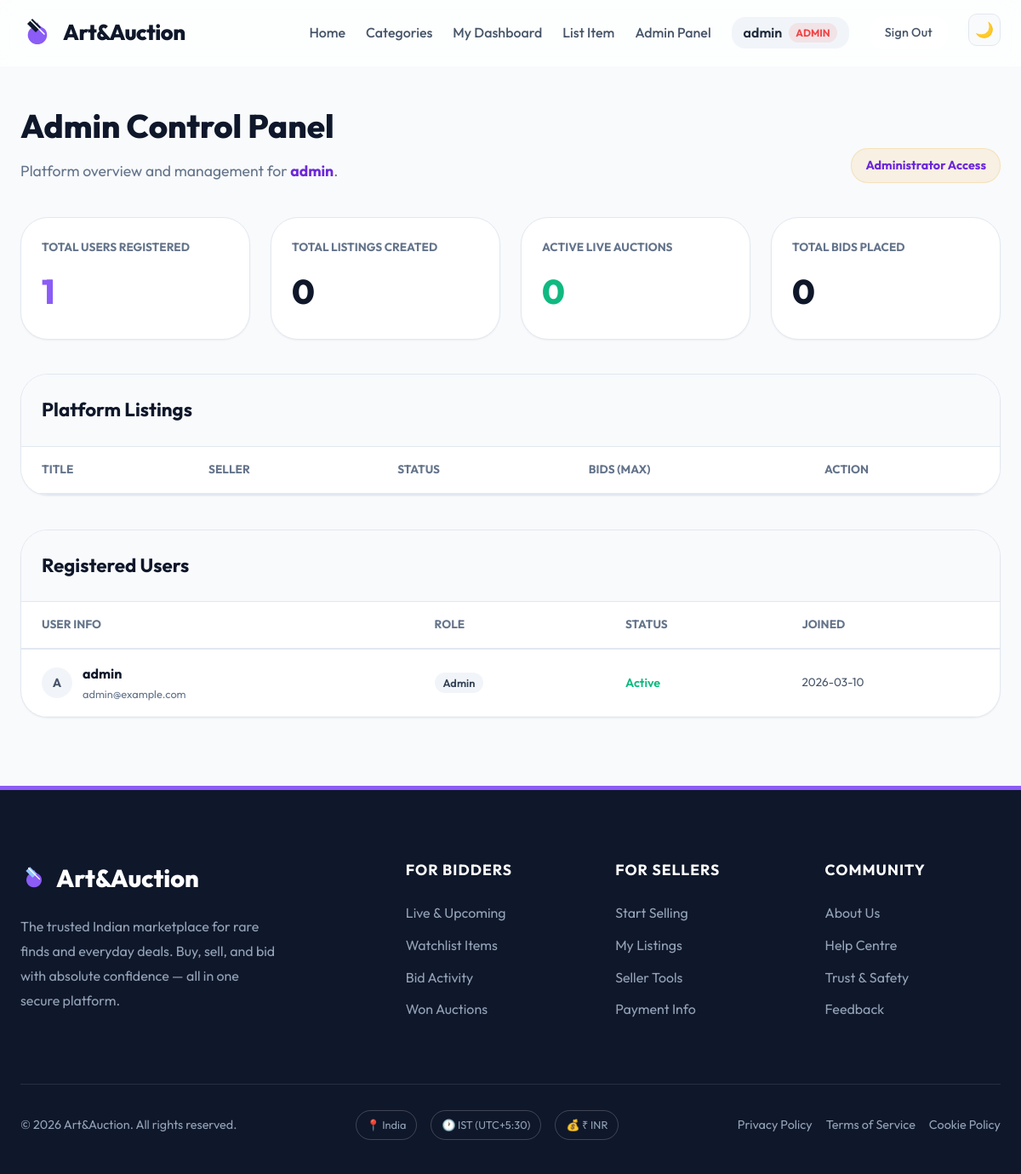
Screenshot of /admin-panel (signed in) with the database file from the repository.
### tables this page shows
CREATE TABLE users (
    id          INTEGER PRIMARY KEY AUTOINCREMENT,
    username    TEXT    NOT NULL UNIQUE,
    email       TEXT    NOT NULL UNIQUE,
    password    TEXT    NOT NULL,
    role        TEXT    NOT NULL DEFAULT 'bidder',   -- admin | seller | bidder
    is_banned   INTEGER NOT NULL DEFAULT 0,
    created_at  TEXT    NOT NULL DEFAULT (datetime('now'))
);

### app.py (the view, shortened to what this page needs)
@app.route('/admin-panel')
def admin_panel():
    if not g.user or g.user.role != 'admin':
        flash('Access denied.', 'danger')
        return redirect(url_for('index'))
    stats = {}
    stats['total_users'] = db_execute('SELECT COUNT(*) as c FROM users').fetchone()['c']
    stats['total_auctions'] = db_execute('SELECT COUNT(*) as c FROM auctions').fetchone()['c']
    stats['active_auctions'] = db_execute("SELECT COUNT(*) as c FROM auctions WHERE status = 'live'").fetchone()['c']
    stats['total_bids'] = db_execute('SELECT COUNT(*) as c FROM bids').fetchone()['c']
    users = db_execute('SELECT * FROM users ORDER BY created_at DESC').fetchall()
    auctions = []
    rows = db_execute('''
        SELECT a.*, u.username as seller_name
        FROM auctions a
        JOIN users u ON a.seller_id = u.id
        ORDER BY a.created_at DESC
    ''').fetchall()
    return render_template('admin_panel.html', stats=stats, users=users, auctions=auctions)

### app.py (called while the page is built)
def _use_postgres():
    return bool(app.config.get('DATABASE_URL'))

def get_db():
    db = getattr(g, '_database', None)
    if db is None:
        if _use_postgres():
            import psycopg2
            import psycopg2.extras
            db_url = app.config['DATABASE_URL']
            conn = psycopg2.connect(db_url)
            conn.autocommit = False
            db = g._database = conn
        else:
            import sqlite3
            conn = sqlite3.connect(app.config['DATABASE'])
            conn.execute("PRAGMA journal_mode=WAL")
            conn.execute("PRAGMA synchronous=NORMAL")
            conn.row_factory = sqlite3.Row
            db = g._database = conn
    return db

def db_execute(query, params=()):
    conn = get_db()
    if _use_postgres():
        import psycopg2.extras
        pg_query = query.replace('?', '%s')
        cur = conn.cursor(cursor_factory=psycopg2.extras.RealDictCursor)
        cur.execute(pg_query, params)
        return cur
    else:
        return conn.execute(query, params)

@app.teardown_appcontext
def close_connection(exception):
    db = getattr(g, '_database', None)
    if db is not None:
        db.close()

@app.before_request
def load_logged_in_user():
    user_id = session.get('user_id')
    if user_id is None:
        g.user = None
    else:
        row = db_execute('SELECT * FROM users WHERE id = ?', (user_id,)).fetchone()
        if row:
            g.user = User(id=row['id'], username=row['username'],
                          email=row['email'], role=row['role'])
        else:
            g.user = None

@app.context_processor
def inject_user():
    return dict(current_user=g.user)

### templates/admin_panel.html (shortened to what this page needs)
{% extends 'base.html' %}
{% block content %}
<div class="container" style="padding-top: 40px; padding-bottom: 80px;" data-aos="fade-up">
    <div style="display: flex; justify-content: space-between; align-items: flex-end; margin-bottom: 40px;">
        <div>
            <h1 style="font-size: 2.4rem; font-weight: 800; color: var(--secondary);">Admin Control Panel</h1>
            <p style="color: var(--gray-500); font-size: 1.1rem; margin-top: 8px;">
                Platform overview and management for <span style="font-weight: 700; color: var(--primary-dark);">{{
                    current_user.username }}</span>.
            </p>
        </div>
        <div
            style="background: rgba(245, 158, 11, 0.1); color: var(--primary-dark); padding: 8px 16px; border-radius: 20px; font-weight: 700; font-size: 0.9rem; border: 1px solid rgba(245, 158, 11, 0.2);">
            Administrator Access
        </div>
    </div>
    <div
        style="display: grid; grid-template-columns: repeat(auto-fit, minmax(200px, 1fr)); gap: 24px; margin-bottom: 40px;">
        <div style="background: var(--white); padding: 24px; border-radius: var(--radius-lg); border: 1px solid var(--gray-200); box-shadow: var(--shadow-sm); transition: transform 0.3s;"
            onmouseover="this.style.transform='translateY(-5px)'" onmouseout="this.style.transform='none'">
            <div
                style="color: var(--gray-500); font-weight: 700; font-size: 0.85rem; text-transform: uppercase; margin-bottom: 8px;">
                Total Users Registered</div>
            <div style="font-size: 2.5rem; font-weight: 800; color: var(--primary);">{{ stats.total_users }}</div>
        </div>
        <div style="background: var(--white); padding: 24px; border-radius: var(--radius-lg); border: 1px solid var(--gray-200); box-shadow: var(--shadow-sm); transition: transform 0.3s;"
            onmouseover="this.style.transform='translateY(-5px)'" onmouseout="this.style.transform='none'">
            <div
                style="color: var(--gray-500); font-weight: 700; font-size: 0.85rem; text-transform: uppercase; margin-bottom: 8px;">
                Total Listings Created</div>
            <div style="font-size: 2.5rem; font-weight: 800; color: var(--secondary);">{{ stats.total_auctions }}</div>
        </div>
        <div style="background: var(--white); padding: 24px; border-radius: var(--radius-lg); border: 1px solid var(--gray-200); box-shadow: var(--shadow-sm); transition: transform 0.3s;"
            onmouseover="this.style.transform='translateY(-5px)'" onmouseout="this.style.transform='none'">
            <div
                style="color: var(--gray-500); font-weight: 700; font-size: 0.85rem; text-transform: uppercase; margin-bottom: 8px;">
                Active Live Auctions</div>
            <div style="font-size: 2.5rem; font-weight: 800; color: var(--success);">{{ stats.active_auctions }}</div>
        </div>
        <div style="background: var(--white); padding: 24px; border-radius: var(--radius-lg); border: 1px solid var(--gray-200); box-shadow: var(--shadow-sm); transition: transform 0.3s;"
            onmouseover="this.style.transform='translateY(-5px)'" onmouseout="this.style.transform='none'">
            <div
                style="color: var(--gray-500); font-weight: 700; font-size: 0.85rem; text-transform: uppercase; margin-bottom: 8px;">
                Total Bids Placed</div>
            <div style="font-size: 2.5rem; font-weight: 800; color: var(--gray-900);">{{ stats.total_bids }}</div>
        </div>
    </div>
    <div style="display: grid; grid-template-columns: 1fr; gap: 40px;">
        <div
            style="background: var(--white); border-radius: var(--radius-lg); border: 1px solid var(--gray-200); overflow: hidden; box-shadow: var(--shadow-sm);">
            <div style="padding: 24px; border-bottom: 1px solid var(--gray-200); background: var(--gray-50);">
                <h2 style="font-size: 1.4rem; font-weight: 700; margin: 0; color: var(--gray-900);">Platform Listings
                </h2>
            </div>
            <div style="overflow-x: auto; max-height: 500px; overflow-y: auto;">
                <table style="width: 100%; border-collapse: collapse; text-align: left;">
                    <thead style="position: sticky; top: 0; background: var(--white); z-index: 1;">
                        <tr
                            style="border-bottom: 2px solid var(--gray-200); color: var(--gray-500); font-size: 0.85rem; text-transform: uppercase;">
                            <th style="padding: 16px 24px; font-weight: 700;">Title</th>
                            <th style="padding: 16px 24px; font-weight: 700;">Seller</th>
                            <th style="padding: 16px 24px; font-weight: 700;">Status</th>
                            <th style="padding: 16px 24px; font-weight: 700;">Bids (Max)</th>
                            <th style="padding: 16px 24px; font-weight: 700;">Action</th>
                        </tr>
                    </thead>
                </table>
            </div>
        </div>
        <div
            style="background: var(--white); border-radius: var(--radius-lg); border: 1px solid var(--gray-200); overflow: hidden; box-shadow: var(--shadow-sm);">
            <div style="padding: 24px; border-bottom: 1px solid var(--gray-200); background: var(--gray-50);">
                <h2 style="font-size: 1.4rem; font-weight: 700; margin: 0; color: var(--gray-900);">Registered Users
                </h2>
            </div>
            <div style="overflow-x: auto; max-height: 400px; overflow-y: auto;">
                <table style="width: 100%; border-collapse: collapse; text-align: left;">
                    <thead style="position: sticky; top: 0; background: var(--white); z-index: 1;">
                        <tr
                            style="border-bottom: 2px solid var(--gray-200); color: var(--gray-500); font-size: 0.85rem; text-transform: uppercase;">
                            <th style="padding: 16px 24px; font-weight: 700;">User Info</th>
                            <th style="padding: 16px 24px; font-weight: 700;">Role</th>
                            <th style="padding: 16px 24px; font-weight: 700;">Status</th>
                            <th style="padding: 16px 24px; font-weight: 700;">Joined</th>
                        </tr>
                    </thead>
                    <tbody>
                        {% for u in users %}
                        <tr style="border-bottom: 1px solid var(--gray-100);">
                            <td style="padding: 16px 24px;">
                                <div style="display: flex; align-items: center; gap: 12px;">
                                    <div
                                        style="width: 36px; height: 36px; border-radius: 50%; background: var(--gray-100); display: flex; align-items: center; justify-content: center; font-weight: 700; font-size: 0.9rem; color: var(--gray-600);">
                                        {{ u.username[0] | upper }}
                                    </div>
                                    <div>
                                        <div style="font-weight: 700; color: var(--gray-900);">{{ u.username }}</div>
                                        <div style="font-size: 0.8rem; color: var(--gray-500);">{{ u.email }}</div>
                                    </div>
                                </div>
                            </td>
                            <td style="padding: 16px 24px;">
                                <span
                                    style="background: var(--gray-100); padding: 4px 10px; border-radius: 12px; font-size: 0.8rem; font-weight: 600; color: var(--gray-700);">
                                    {{ u.role | capitalize }}
                                </span>
                            </td>
                            <td style="padding: 16px 24px;">
                                {% if u.is_banned %}
                                <span style="color: var(--danger); font-weight: 600; font-size: 0.9rem;">Banned</span>
                                {% else %}
                                <span style="color: var(--success); font-weight: 600; font-size: 0.9rem;">Active</span>
                                {% endif %}
                            </td>
                            <td style="padding: 16px 24px; font-size: 0.85rem; color: var(--gray-600);">
                                {{ u.created_at.split(' ')[0] if u.created_at else 'N/A' }}
                            </td>
                        </tr>
                        {% endfor %}
                    </tbody>
                </table>
            </div>
        </div>
    </div>
</div>
{% endblock %}

### templates/base.html (shortened to what this page needs)
<!DOCTYPE html>
<html lang="en" data-theme="light">
<head>
    <link rel="stylesheet" href="https://cdnjs.cloudflare.com/ajax/libs/aos/2.3.4/aos.css" />
    <link rel="stylesheet" href="{{ url_for('static', filename='style.css') }}">
</head>
<body>
    <nav class="navbar" id="navbar">
        <div class="container nav-container">
            <a href="{{ url_for('index') }}" class="nav-brand">
                Art&Auction
            </a>
            <ul class="nav-links" id="navLinks">
                <li><a href="{{ url_for('index') }}">Home</a></li>
                <li><a href="{{ url_for('index') }}#categories">Categories</a></li>
                {% if current_user %}
                <li><a href="{{ url_for('dashboard') }}">My Dashboard</a></li>
                {% if current_user.role in ('seller', 'admin') %}
                <li><a href="{{ url_for('create_auction') }}">List Item</a></li>
                {% endif %}
                {% if current_user.role == 'admin' %}
                <li><a href="{{ url_for('admin_panel') }}">Admin Panel</a></li>
                {% endif %}
                <li class="nav-user">
                    <span class="nav-username">{{ current_user.username }}</span>
                    <span class="role-badge role-{{ current_user.role }}">{{ current_user.role }}</span>
                </li>
                <li><a href="{{ url_for('logout') }}" class="btn btn-outline btn-sm">Sign Out</a></li>
                {% else %}
                <li><a href="{{ url_for('login') }}" class="btn btn-outline btn-sm">Sign In</a></li>
                <li><a href="{{ url_for('register') }}" class="btn btn-primary btn-sm">Get Started</a></li>
                {% endif %}
                <li>
                    <button class="theme-toggle" id="themeToggle" aria-label="Toggle dark mode" title="Toggle theme">
                        <span class="theme-icon-light">🌙</span>
                    </button>
                </li>
            </ul>
        </div>
    </nav>
    <main class="main-content">
        {% block content %}{% endblock %}
    </main>
    <footer class="footer-advanced">
        <div class="container">
            <div class="footer-grid">
                <div>
                    <a href="{{ url_for('index') }}" class="footer-brand">
                        Art&Auction
                    </a>
                    <p class="footer-desc">The trusted Indian marketplace for rare finds and everyday deals. Buy, sell,
                        and bid with absolute confidence — all in one secure platform.</p>
                </div>
                <div>
                    <h4 class="footer-heading">For Bidders</h4>
                    <ul class="footer-links">
                        <li><a href="{{ url_for('index') }}?status=live">Live & Upcoming</a></li>
                        <li><a href="{{ url_for('dashboard') }}">Watchlist Items</a></li>
                        <li><a href="{{ url_for('dashboard') }}">Bid Activity</a></li>
                        <li><a href="{{ url_for('dashboard') }}">Won Auctions</a></li>
                    </ul>
                </div>
                <div>
                    <h4 class="footer-heading">For Sellers</h4>
                    <ul class="footer-links">
                        <li><a href="{{ url_for('create_auction') }}">Start Selling</a></li>
                        <li><a href="{{ url_for('dashboard') }}">My Listings</a></li>
                        <li><a href="{{ url_for('dashboard') }}">Seller Tools</a></li>
                        <li><a href="#">Payment Info</a></li>
                    </ul>
                </div>
                <div>
                    <h4 class="footer-heading">Community</h4>
                    <ul class="footer-links">
                        <li><a href="#">About Us</a></li>
                        <li><a href="#">Help Centre</a></li>
                        <li><a href="#">Trust & Safety</a></li>
                        <li><a href="#">Feedback</a></li>
                    </ul>
                </div>
            </div>
            <div class="footer-bottom">
                <p>&copy; 2026 Art&Auction. All rights reserved.</p>
                <div class="footer-badges">
                    <span class="badge">📍 India</span>
                    <span class="badge">🕐 IST (UTC+5:30)</span>
                    <span class="badge">💰 ₹ INR</span>
                </div>
                <div style="display:flex; gap:16px;">
                    <a href="#" style="color:var(--gray-400)">Privacy Policy</a>
                    <a href="#" style="color:var(--gray-400)">Terms of Service</a>
                    <a href="#" style="color:var(--gray-400)">Cookie Policy</a>
                </div>
            </div>
        </div>
    </footer>
</body>
</html>

### rows the page displays
users: username "admin", role "ADMIN", username "A", email "admin@example.com", role "Admin", is_banned "Active", created_at "2026-03-10"

### other values shown
{{ stats.total_users }} "1"
{{ stats.total_auctions }} "0"
{{ stats.active_auctions }} "0"
{{ stats.total_bids }} "0"
